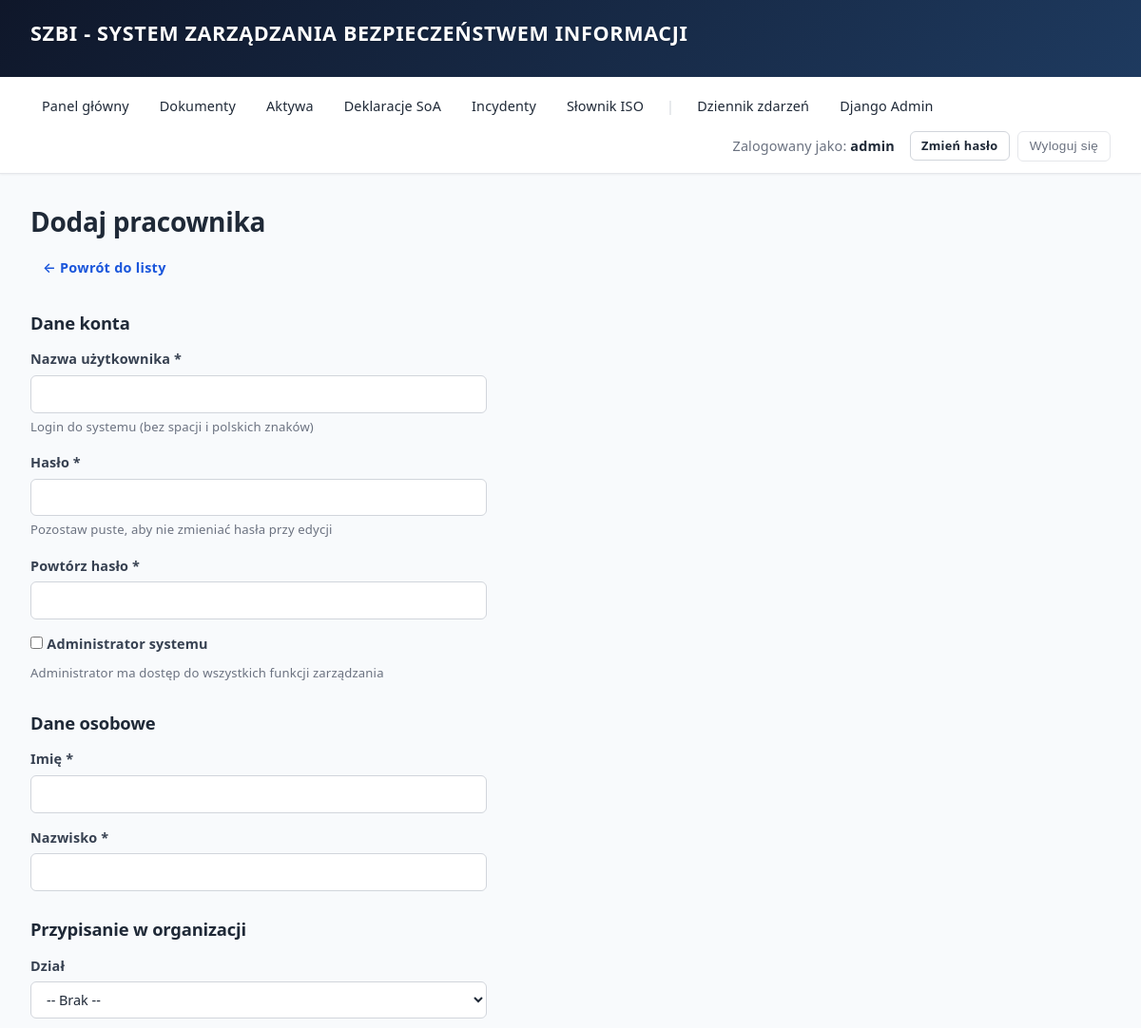
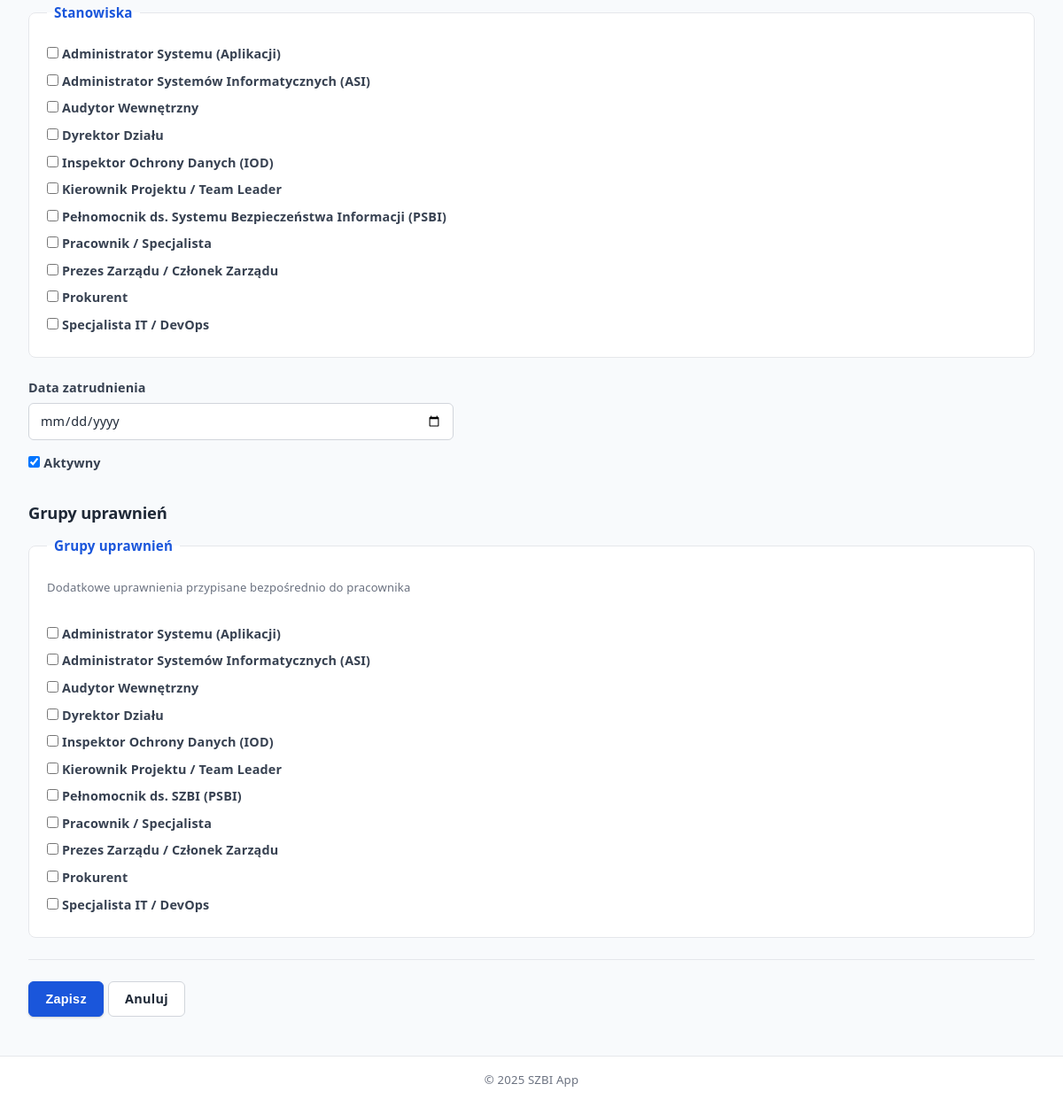
The app's page /pracownicy/dodaj/ (signed in) with its own data (2 pictures, top to bottom).
### core/models.py (models this page shows, shortened)
class Position(models.Model):
    organization = models.ForeignKey(
        Organization,
        on_delete=models.CASCADE,
        related_name='positions',
        verbose_name="Organizacja"
    )
    name = models.CharField(max_length=255, verbose_name="Nazwa stanowiska")
    description = models.TextField(verbose_name="Opis", blank=True)
    department = models.ForeignKey(
        Department,
        on_delete=models.SET_NULL,
        null=True,
        blank=True,
        related_name='positions',
        verbose_name="Dział"
    )
    created_at = models.DateTimeField(auto_now_add=True, verbose_name="Data utworzenia")
    updated_at = models.DateTimeField(auto_now=True, verbose_name="Data modyfikacji")
    class Meta:
        verbose_name = "Stanowisko"
        verbose_name_plural = "Stanowiska"
        ordering = ['organization', 'name']

class PermissionGroup(models.Model):
    name = models.CharField(max_length=255, verbose_name="Nazwa grupy")
    description = models.TextField(verbose_name="Opis", blank=True)
    permissions = models.ManyToManyField(
        Permission,
        blank=True,
        related_name='groups',
        verbose_name="Uprawnienia"
    )
    created_at = models.DateTimeField(auto_now_add=True, verbose_name="Data utworzenia")
    updated_at = models.DateTimeField(auto_now=True, verbose_name="Data modyfikacji")
    class Meta:
        verbose_name = "Grupa uprawnień"
        verbose_name_plural = "Grupy uprawnień"
        ordering = ['name']

### core/views.py (the view)
# urls.py: path('pracownicy/dodaj/', views.employee_create, name='employee_create'),
@login_required
@user_passes_test(is_admin)
def employee_create(request):
    organization = get_or_create_organization()
    if request.method == 'POST':
        form = EmployeeForm(request.POST, organization=organization)
        if form.is_valid():
            employee = form.save()
            log_activity(request, 'create', 'employee', employee,
                        f'Utworzono pracownika "{employee.get_full_name()}"')
            messages.success(request, f'Pracownik "{form.cleaned_data["first_name"]} {form.cleaned_data["last_name"]}" został dodany.')
            return redirect('core:employee_list')
    else:
        form = EmployeeForm(organization=organization)
    return render(request, 'core/employee_form.html', {
        'form': form,
        'title': 'Dodaj pracownika',
    })

### core/views.py (called while the page is built)
def is_admin(user):
    return user.is_staff or user.is_superuser

def get_or_create_organization():
    org, created = Organization.objects.get_or_create(
        pk=1,
        defaults={'name': 'Moja Organizacja', 'short_name': 'MO'}
    )
    return org

### templates/core/employee_form.html (shortened to what this page needs)
{% extends 'base.html' %}
{% block content %}
<h1>{{ title }}</h1>
<p><a href="{% url 'core:employee_list' %}" class="btn btn-ghost">← Powrót do listy</a></p>
<form method="post">
    <h3>Dane konta</h3>
    <p>
        <label for="id_username">{{ form.username.label }} *</label><br>
        <input type="text" name="username" id="id_username" value="{{ form.username.value|default:'' }}" required>
        {% if form.username.help_text %}<br><small>{{ form.username.help_text }}</small>{% endif %}
    </p>
    <p>
        <label for="id_password">{{ form.password.label }}{% if not employee %} *{% endif %}</label><br>
        <input type="password" name="password" id="id_password" {% if not employee %}required{% endif %}>
        {% if form.password.help_text %}<br><small>{{ form.password.help_text }}</small>{% endif %}
    </p>
    <p>
        <label for="id_password_confirm">{{ form.password_confirm.label }}{% if not employee %} *{% endif %}</label><br>
        <input type="password" name="password_confirm" id="id_password_confirm" {% if not employee %}required{% endif %}>
    </p>
    <p>
        <input type="checkbox" name="is_admin" id="id_is_admin" {% if form.is_admin.value %}checked{% endif %}>
        <label for="id_is_admin">{{ form.is_admin.label }}</label>
        {% if form.is_admin.help_text %}<br><small>{{ form.is_admin.help_text }}</small>{% endif %}
    </p>
    <h3>Dane osobowe</h3>
    <p>
        <label for="id_first_name">{{ form.first_name.label }} *</label><br>
        <input type="text" name="first_name" id="id_first_name" value="{{ form.first_name.value|default:'' }}" required>
    </p>
    <p>
        <label for="id_last_name">{{ form.last_name.label }} *</label><br>
        <input type="text" name="last_name" id="id_last_name" value="{{ form.last_name.value|default:'' }}" required>
    </p>
    <h3>Przypisanie w organizacji</h3>
    <p>
        <label for="id_department">{{ form.department.label }}</label><br>
        <select name="department" id="id_department">
            <option value="">-- Brak --</option>
        </select>
    </p>
    <fieldset>
        <legend>{{ form.positions.label }}</legend>
        {% for pos in form.positions.field.queryset %}
        <label>
            <input type="checkbox" name="positions" value="{{ pos.pk }}"
                   {% if pos.pk in form.positions.value or pos.pk|stringformat:"s" in form.positions.value %}checked{% endif %}>
            {{ pos.name }}
        </label><br>
        {% empty %}
        <em>Brak stanowisk w organizacji</em>
        {% endfor %}
    </fieldset>
    <p>
        <label for="id_hire_date">{{ form.hire_date.label }}</label><br>
        <input type="date" name="hire_date" id="id_hire_date" value="{{ form.hire_date.value|default:'' }}">
    </p>
    <p>
        <input type="checkbox" name="is_active" id="id_is_active" {% if form.is_active.value %}checked{% endif %}>
        <label for="id_is_active">{{ form.is_active.label }}</label>
    </p>
    <h3>Grupy uprawnień</h3>
    <fieldset>
        <legend>{{ form.permission_groups.label }}</legend>
        {% if form.permission_groups.help_text %}<small>{{ form.permission_groups.help_text }}</small><br><br>{% endif %}
        {% for group in form.permission_groups.field.queryset %}
        <label>
            <input type="checkbox" name="permission_groups" value="{{ group.pk }}"
                   {% if group.pk in form.permission_groups.value or group.pk|stringformat:"s" in form.permission_groups.value %}checked{% endif %}>
            {{ group.name }}
        </label><br>
        {% empty %}
        <em>Brak zdefiniowanych grup uprawnień</em>
        {% endfor %}
    </fieldset>
    <hr>
    <p>
        <button type="submit">Zapisz</button>
        <a href="{% url 'core:employee_list' %}" class="btn btn-outline">Anuluj</a>
    </p>
</form>
{% endblock %}

### templates/base.html (shortened to what this page needs)
{% load static %}
<!DOCTYPE html>
<html lang="pl">
<head>
    <link rel="stylesheet" href="{% static 'css/style.css' %}">
</head>
<body>
    <header>
        <h1>SZBI - System Zarządzania Bezpieczeństwem Informacji</h1>
    </header>
    <nav>
        {% if user.is_authenticated %}
            <a href="{% url 'core:dashboard' %}">Panel główny</a>
            <a href="/documents/">Dokumenty</a>
            <a href="/aktywa/">Aktywa</a>
            <a href="/deklaracje/">Deklaracje SoA</a>
            <a href="/incydenty/">Incydenty</a>
            <a href="/slownik/">Słownik ISO</a>
            {% if user.is_staff %}
                <span class="nav-separator">|</span>
                <a href="{% url 'core:activity_log_list' %}">Dziennik zdarzeń</a>
                <a href="/admin/">Django Admin</a>
            {% endif %}
            <span>Zalogowany jako: <strong>{{ user.username }}</strong></span>
            <a href="{% url 'core:password_change' %}" class="btn btn-sm btn-outline" style="margin-left: 0.5rem;">Zmień hasło</a>
            <form method="post" action="{% url 'logout' %}">
                <button type="submit">Wyloguj się</button>
            </form>
        {% else %}
            <a href="{% url 'login' %}">Zaloguj się</a>
        {% endif %}
    </nav>
    <main>
        {% block content %}
        {% endblock %}
    </main>
    <footer>
        <p>&copy; 2025 SZBI App</p>
    </footer>
</body>
</html>

### records on screen
Position: name "Administrator Systemu (Aplikacji)"
Position: name "Administrator Systemów Informatycznych (ASI)"
Position: name "Audytor Wewnętrzny"
Position: name "Dyrektor Działu"
Position: name "Inspektor Ochrony Danych (IOD)"
Position: name "Kierownik Projektu / Team Leader"
Position: name "Pełnomocnik ds. Systemu Bezpieczeństwa Informacji (PSBI)"
Position: name "Pracownik / Specjalista"
Position: name "Prezes Zarządu / Członek Zarządu"
Position: name "Prokurent"
Position: name "Specjalista IT / DevOps"
PermissionGroup: name "Administrator Systemu (Aplikacji)"
PermissionGroup: name "Administrator Systemów Informatycznych (ASI)"
PermissionGroup: name "Audytor Wewnętrzny"
PermissionGroup: name "Dyrektor Działu"
PermissionGroup: name "Inspektor Ochrony Danych (IOD)"
PermissionGroup: name "Kierownik Projektu / Team Leader"
PermissionGroup: name "Pełnomocnik ds. SZBI (PSBI)"
PermissionGroup: name "Pracownik / Specjalista"
PermissionGroup: name "Prezes Zarządu / Członek Zarządu"
PermissionGroup: name "Prokurent"
PermissionGroup: name "Specjalista IT / DevOps"

### other values on screen
{{ user.username }} "admin"
{{ title }} "Dodaj pracownika"
